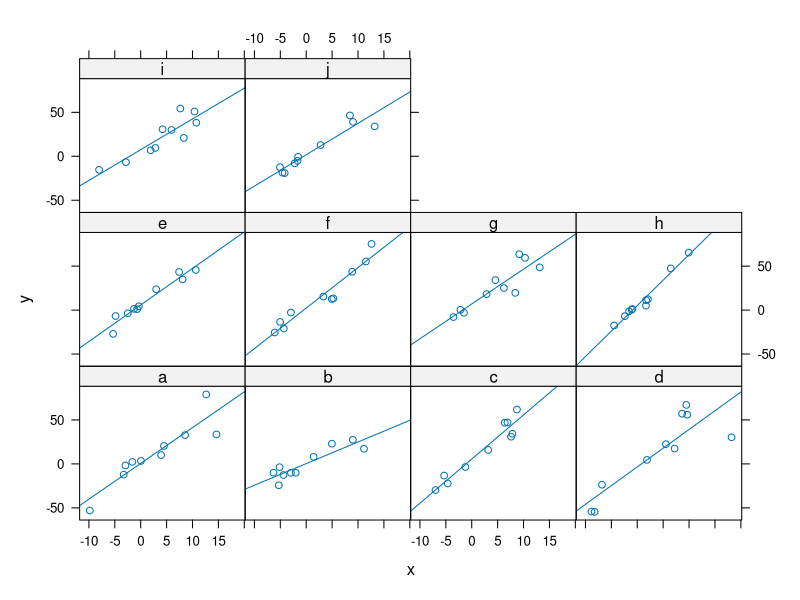
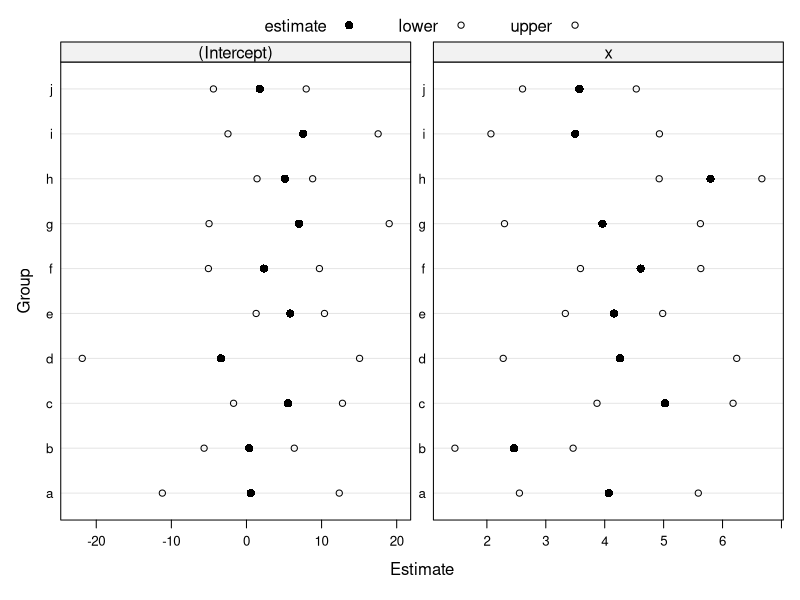
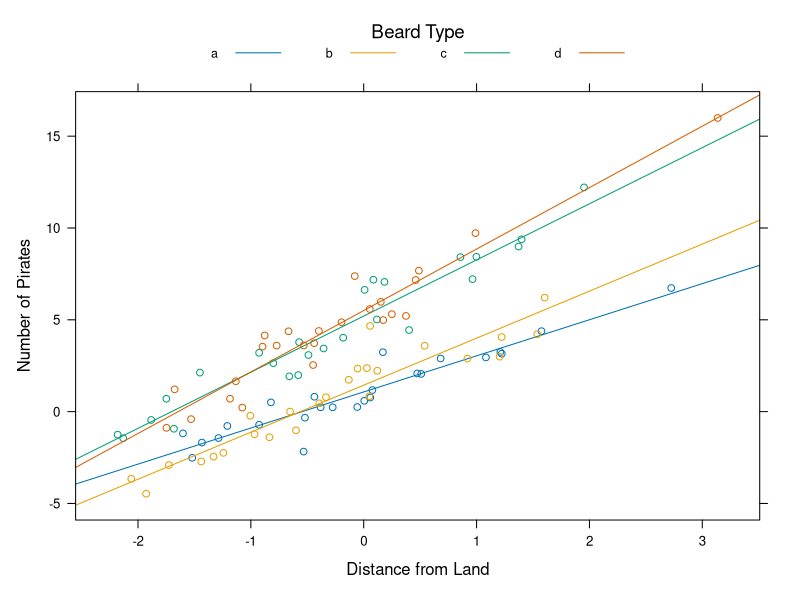
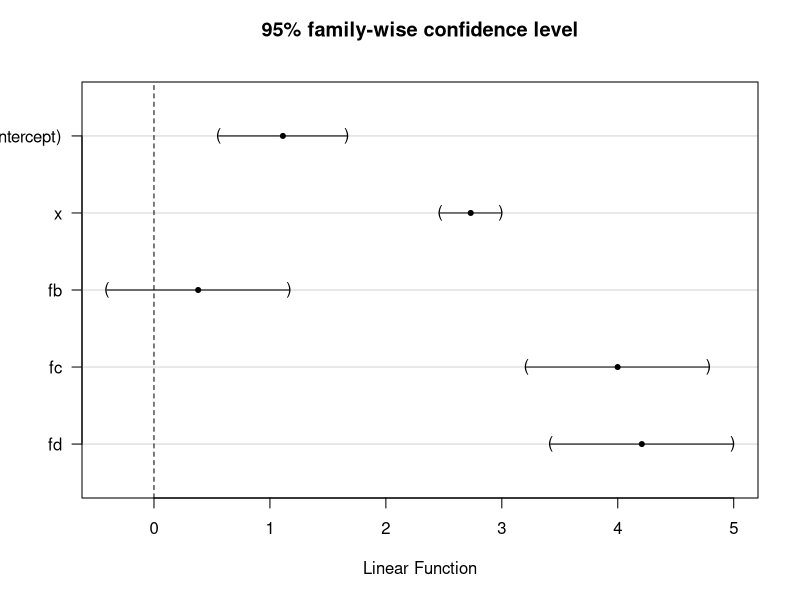
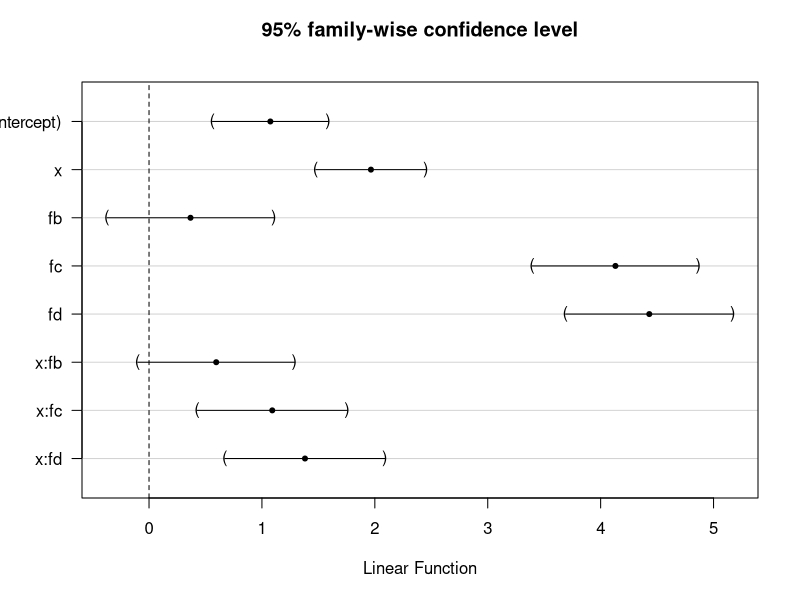

Write R code to recreate these figures, in order.
#######################################################################################
##### Comparison of Slope and Intercept Terms for Multi-Level Model
#######################################################################################

library(lattice)

# make some fake data:
x <- rnorm(100, mean=3, sd=6)
y <- x * runif(100, min=1, max=7) + runif(100, min=1.8, max=5)
d <- data.frame(x, y, f=rep(letters[1:10], each=10))

xyplot(y ~ x | f, data=d, type=c('p','r'))

# split by factor
d.l <- split(d, d$f)
# fit model for each level of factor
fits <- lapply(d.l, function(d_i) {lm(y ~ x, data=d_i)})

# extract coefs
est <- lapply(fits, coef)

# compute confints
ci <- lapply(fits, confint)

ci.mat <- do.call('rbind', ci)
est.mat <- do.call('rbind', est)
ci.df <- data.frame(f=rep(colnames(sapply(ci, '[')), each=2))
ci.df$lower <- ci.mat[,1] 
ci.df$upper <- ci.mat[,2]

# re-attach estimate label
ci.df$which <- row.names(ci.mat)

# add dummy column for estimate
ci.df$estimate <- NA

# make a data frame for the estimates
est.df <- data.frame(which=rep(colnames(est.mat), each=nrow(est.mat)))
est.df$estimate <- as.vector(c(est.mat[,1], est.mat[,2]))
est.df$f <- rep(row.names(est.mat), 2)

# add dummy columns for upper and lower conf ints
est.df$upper <- NA
est.df$lower <- NA

# combine estimate with confints
combined <- rbind(est.df, ci.df)

# combined plot of estimate +/- confint
dotplot(f ~ estimate + lower + upper | which, data=combined, scales=list(relation='free'), xlab="Estimate", ylab="Group", auto.key=list(columns=3),
        par.settings=list(superpose.symbol=list(col=c(1), pch=c(16,1,1), cex=c(1,0.75,0.75))))

#######################################################################################
##### Comparison of Slope and Intercept Terms for Multi-Level Model II: Using Contrasts
#######################################################################################

# need these
library(lattice)

##### example of multi-level data

# replicate an important experimental dataset
set.seed(10101010)
x <- rnorm(100)
y1 <- x[1:25] * 2 + rnorm(25, mean=1)
y2 <- x[26:50] * 2.6 + rnorm(25, mean=1.5)
y3 <- x[51:75] * 2.9 + rnorm(25, mean=5)
y4 <- x[76:100] * 3.5 + rnorm(25, mean=5.5)
d <- data.frame(x=x, y=c(y1,y2,y3,y4), f=factor(rep(letters[1:4], each=25)))

# plot
xyplot(y ~ x, groups=f, data=d, 
       auto.key=list(columns=4, title='Beard Type', lines=TRUE, points=FALSE, cex=0.75), 
       type=c('p','r'), ylab='Number of Pirates', xlab='Distance from Land')

# standard comparison to base level of f
summary(lm(y ~ x * f, data=d))

# compare to level 4 of f
summary(lm(y ~ x * C(f, base=4), data=d))

# need these
library(multcomp)
library(sandwich)

# open this vignette, lots of good information
vignette("generalsiminf", package = "multcomp")

# fit two models
l.1 <- lm(y ~ x + f, data=d)
l.2 <- lm(y ~ x * f, data=d)

# note that: tests are AGAINST the null hypothesis
summary(glht(l.1))

# see the plotting methods:
plot(glht(l.1))
plot(glht(l.2))

# pair-wise comparisons
summary(glht(l.1, linfct=mcp(f='Tukey')))

# pair-wise comparisons
# may not be appropriate for model with interaction
summary(glht(l.2, linfct=mcp(f='Tukey')))

# when variance is not homogenous between groups:
summary(glht(l.1, linfct=mcp(f='Tukey'), vcov=sandwich))
